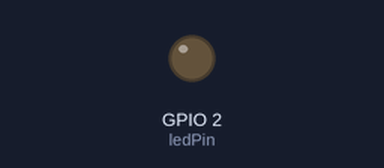
The sketch below on a simulated ESP32. On the bench: output pins drawn as LEDs (lit = HIGH).

Above: at 2.15 s.
At 20.92 s:
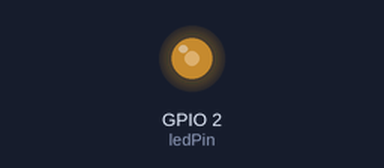
At 39.6 s:
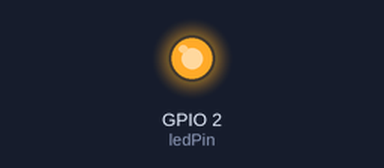
Timing chart, 0 to 40.0 s (numbered marks = the images above):
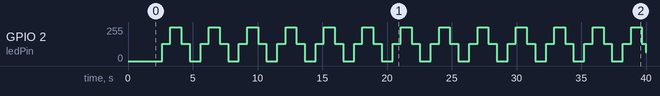

Measured:
- by itself, GPIO 2 (ledPin): 0/255 → 128/255 at 2.6 s, → 255/255 0.64 s later, → 128/255 0.84 s later, → 0/255 0.65 s later, … (52 changes in this stretch)

The sketch:

Firebeetle_2_PWM.ino
```cpp
const int ledPin = 2;

// setting PWM properties
const int freq = 5000;
const int ledChannel = 0;
const int resolution = 8;

void setup(){
  // configure LED PWM functionalitites
  ledcSetup(ledChannel, freq, resolution);

  // attach the channel to the GPIO to be controlled
  ledcAttachPin(ledPin, ledChannel);

  delay(2000);
}

void loop(){
  // increase the LED brightness
  for(int dutyCycle = 0; dutyCycle <= 255; dutyCycle++){
    // changing the LED brightness with PWM
    ledcWrite(ledChannel, dutyCycle);
    delay(5);
  }

  delay(200);

  // decrease the LED brightness
  for(int dutyCycle = 255; dutyCycle >= 0; dutyCycle--){
    // changing the LED brightness with PWM
    ledcWrite(ledChannel, dutyCycle);
    delay(5);
  }

  delay(200);
}
```
